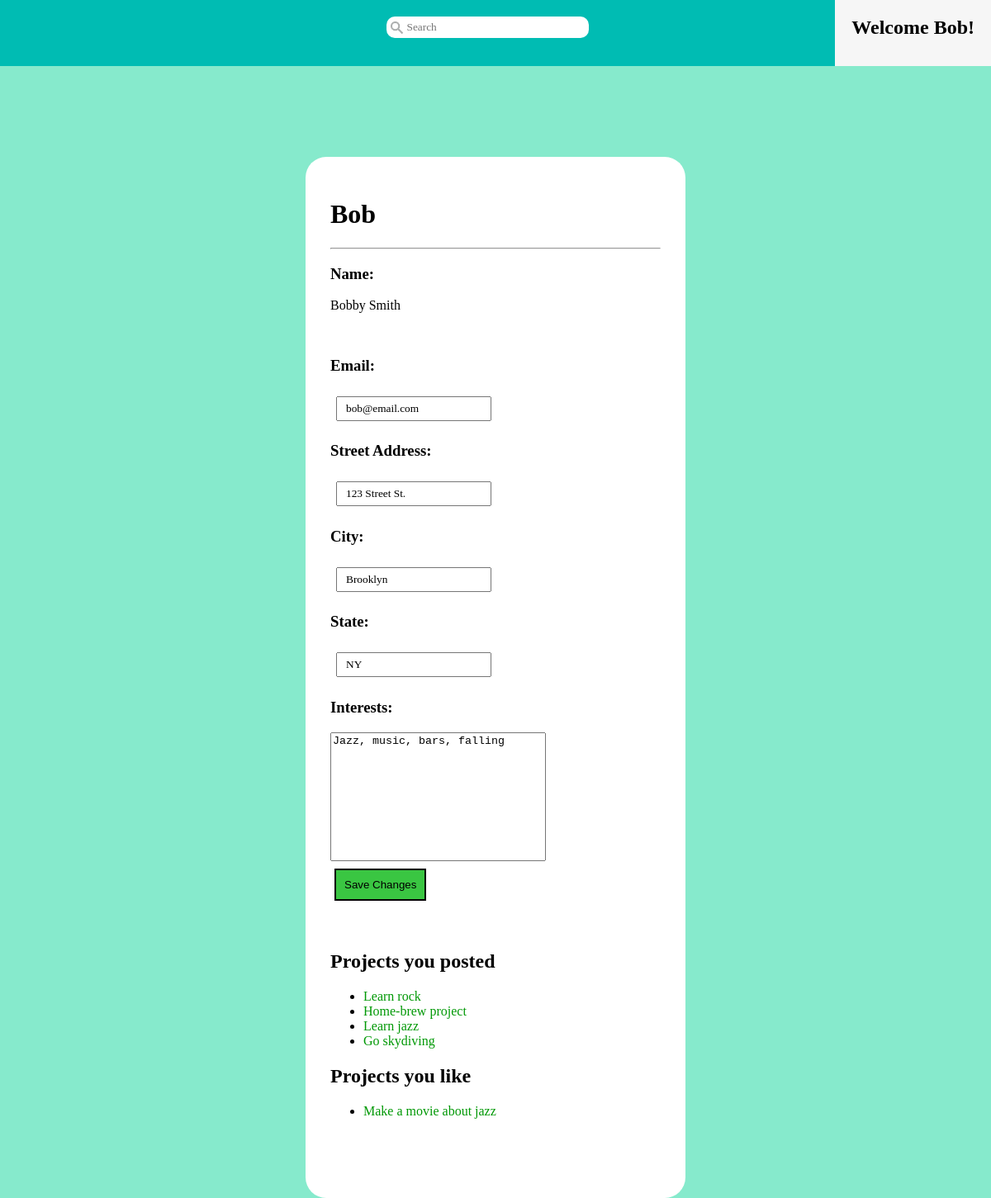
/?controller=pages&action=user&user=Bob (signed in), run on an earlier commit of the app's database.
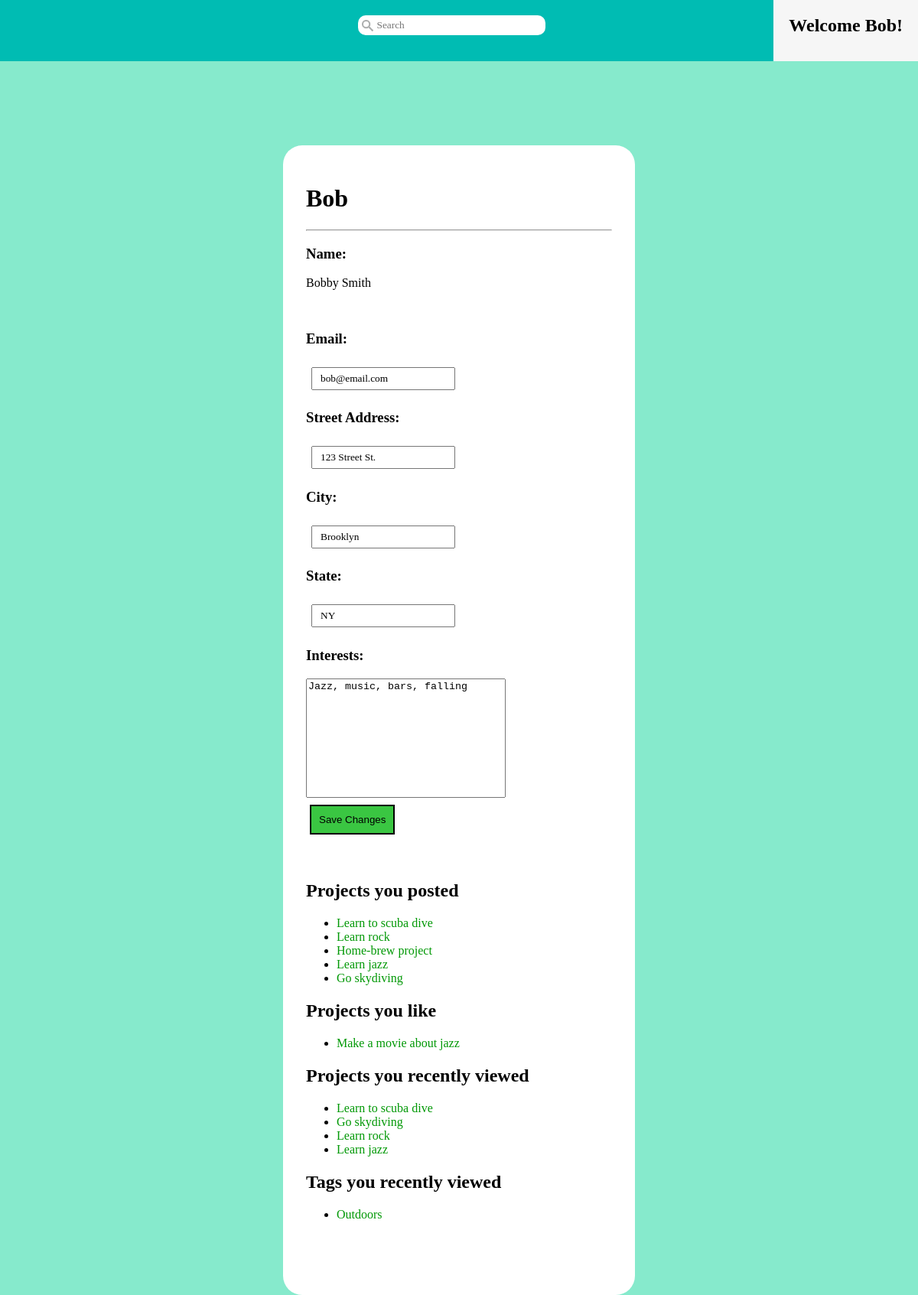
And on a later commit of the database.
### tables this page shows
CREATE TABLE Project (
  pid INTEGER NOT NULL,           --INTEGER primary keys autoincrement in SQLite3
  username VARCHAR(15) NOT NULL,
  pname VARCHAR(15) NOT NULL,
  description TEXT,
  post_time DATETIME NOT NULL,
  proj_completed BIT NOT NULL,    --if project has been completed yet
  completion_time DATETIME,       --date the project was completed
  minfunds REAL NOT NULL,
  maxfunds REAL NOT NULL,
  camp_end_time DATETIME NOT NULL,--date the campaign ends
  camp_finished BIT NOT NULL,     --if campaign is completed yet
  camp_success BIT NOT NULL,      --if the min funds were reached in time
  PRIMARY KEY (pid),
  FOREIGN KEY (username) REFERENCES User(username)
);

### index.php (called while the page is built, shortened)
<?php
    require_once('db.php');
    require_once('view/layout.php');
?>

### db.php (called while the page is built, shortened)
<?php
    class DB {
        private static $instance = null;
        private $db;
        private function __construct() {
            $dbname = $_SERVER['DOCUMENT_ROOT'].'/Flint/flint.db';
            $this->db = new PDO("sqlite:{$dbname}");
        }
        public static function getInstance() {
            if (!isset(self::$instance)) {
                self::$instance = new DB();
            }
            return self::$instance;
        }
        public function runSelect($query, $entries) {
            $db = $this->db;
            $statement = $db->prepare($query);
            if ($entries) {
                $statement->execute($entries);
            } else {
                $statement->execute();
            }
            $results = $statement->fetchAll();
            if ($results) {
                return $this->resultsToArray($results);
            } else {
                return [];
            }
        }
        public function resultsToArray($results) {
            $allitems = array();
            foreach ($results as $row) {
                $item = array();
                foreach (array_keys($row) as $key) {
                    if (gettype($key) != "integer") {
                        $item[$key] = $row[$key];
                    }
                }
                array_push($allitems, $item);
            }
            return($allitems);
        }
    }
?>

### model/user.php (called while the page is built, shortened)
<?php
    class User {
        public function __construct($username, $uname, $email, $str_addr, $ucity,
                $ustate, $interests, $ccn, $last_login) {
            $this->username = $username;
            $this->uname = $uname;
            $this->email = $email;
            $this->str_addr = $str_addr;
            $this->ucity = $ucity;
            $this->ustate = $ustate;
            $this->interests = $interests;
        }
        public static function getUser($username) {
            $db = DB::getInstance();
            $q = "SELECT * FROM User WHERE username=:u;";
            $results = $db->runSelect($q, array(":u" => $username));
            if ($results) {
                $row = $results[0];
                $user = new User(
                        $row['username'],
                        $row['uname'],
                        $row['email'],
                        $row['str_addr'],
                        $row['ucity'],
                        $row['ustate'],
                        $row['interests'],
                        $row['ccn'],
                        $row['last_login']
                    );
                return $user;
            } else {
                return null;
            }
        }
    }
?>

### model/project.php (called while the page is built, shortened)
<?php
    class Project {
        public function __construct($pid, $username, $pname, $description, $post_time,
                $proj_completed, $completion_time, $minfunds, $maxfunds, $camp_end_time,
                $camp_finished, $camp_success, $tags) {
            $this->pid = $pid;
            $this->pname = $pname;
        }
        public static function getProjectTags($pid) {
            $db = DB::getInstance();
            $q = "SELECT name AS tag_name FROM Project JOIN Ptags USING(pid) "
                ."JOIN Tags USING(tid) WHERE pid=:p;";
            $e = [':p' => $pid];
            $results = $db->runSelect($q, $e);
            $tags = [];
            if ($results) {
                foreach ($results as $row) {
                    $tags[] = $row['tag_name'];
                }
            }
            return $tags;
        }
        private static function getLikedProjectsByTime($username, $field) {
            $db = DB::getInstance();
            $q = "SELECT * FROM Project WHERE pid IN "
                    . "(SELECT pid FROM Likes WHERE username=:u) "
                    . "ORDER BY {$field} DESC;";
            $entries = array(":u" => $username);
            $results = $db->runSelect($q, $entries);
            if ($results) {
                $projects = [];
                foreach ($results as $row) {
                    $tags = self::getProjectTags($row['pid']);
                    $projects[] = new Project(
                            $row['pid'],
                            $row['username'],
                            $row['pname'],
                            $row['description'],
                            $row['post_time'],
                            $row['proj_completed'],
                            $row['completion_time'],
                            $row['minfunds'],
                            $row['maxfunds'],
                            $row['camp_end_time'],
                            $row['camp_finished'],
                            $row['camp_success'],
                            $tags
                        );
                }
                return $projects;
            } else {
                return [];
            }
        }
        public static function getProjectsByUsername($username) {
            $db = DB::getInstance();
            $q = "SELECT * FROM Project WHERE username=:u ORDER BY post_time DESC;";
            $entries = array(":u" => $username);
            $results = $db->runSelect($q, $entries);
            if ($results) {
                $projects = [];
                foreach ($results as $row) {
                    $tags = self::getProjectTags($row['pid']);
                    $projects[] = new Project(
                            $row['pid'],
                            $row['username'],
                            $row['pname'],
                            $row['description'],
                            $row['post_time'],
                            $row['proj_completed'],
                            $row['completion_time'],
                            $row['minfunds'],
                            $row['maxfunds'],
                            $row['camp_end_time'],
                            $row['camp_finished'],
                            $row['camp_success'],
                            $tags
                        );
                }
                return $projects;
            } else {
                return [];
            }
        }
        public static function getLikedProjectsByPostTime($username) {
            return self::getLikedProjectsByTime($username, 'post_time');
        }
    }
?>

### model/view_log.php (called while the page is built, shortened)
<?php
    class ViewLog {
        public static function getRecentProjectViews($username) {
            $db = DB::getInstance();
            $q = "SELECT pname, pid, MAX(vtime) FROM ProjectViews AS pv JOIN "
                ."Project USING(pid) WHERE pv.username=:u GROUP BY pid ORDER "
                ."BY vtime DESC;";
            $results = $db->runSelect($q, [':u' => $username]);
            if ($results) {
                $projects = [];
                foreach ($results as $row) {
                    $projects[] = ['pname' => $row['pname'], 'pid' => $row['pid']];
                }
                return $projects;
            } else {
                return [];
            }
        }
        public static function getRecentTagViews($username) {
            $db = DB::getInstance();
            $q = "SELECT tid, name, MAX(vtime) FROM TagViews JOIN Tags USING(tid) "
                ."WHERE username=:u GROUP BY tid, name ORDER BY vtime DESC;";
            $results = $db->runSelect($q, [':u' => $username]);
            if ($results) {
                $tags = [];
                foreach ($results as $row) {
                    $tags[] = $row['name'];
                }
                return $tags;
            } else {
                return [];
            }
        }
    }
?>

### view/pages/user_view.php (the view, shortened to what the changed rows need)
<link rel='stylesheet' href='/Flint/view/pages/css/user.css'>
<div id="container">
    <h1 id='username'><?php echo $user->username; ?></h1>
    <hr />
    <h3>Name:</h3>
    <p><?php echo $user->uname; ?></p>
    <br />
    <?php
        $owner = $_SESSION['username'] == $username;
        if ($owner) {
            ?>
            <h3>Email:</h3>
            <input id='email' type='text' value='<?php echo $user->email; ?>'>
            <br />
            <h3>Street Address:</h3>
            <input id='str-addr' type='text' value='<?php echo $user->str_addr; ?>'>
            <br />
            <h3>City:</h3>
            <input id='city' type='text' value='<?php echo $user->ucity; ?>'>
            <br />
            <h3>State:</h3>
            <input id='state' type='text' value='<?php echo $user->ustate; ?>'>
            <br />
            <h3>Interests:</h3>
            <textarea id='interests' rows='10' cols='30'><?php echo $user->interests; ?></textarea>
            <br />
            <button id='save-button' type='button'
                onclick='saveChanges()'>Save Changes</button>
            <br />
            <br />
            <?php
        }
    ?>
    <br />
<?php
    if ($ownedProjects) {
        if ($owner) {
            echo "<h2>Projects you posted</h2>";
        } else {
            echo "<h2>Projects Posted by ".$username."</h2>";
        }
        echo "<ul>";
        foreach($ownedProjects as $project) {
            $html = "<a class='entry-title'
                        href='/Flint/?controller=pages&action=project&pid="
                        . $project->pid
                        . "'>"
                        . $project->pname ."
                    </a>
            ";
            echo "<li>" . $html . "</li>";
        }
        echo "</ul>";
    }
    if ($likedProjects) {
        if ($owner) {
            echo "<h2>Projects you like</h2>";
        } else {
            echo "<h2>Projects that ".$username." likes</h2>";
        }
        echo "<ul>";
        foreach($likedProjects as $project) {
            $html = "<a class='entry-title'
                        href='/Flint/?controller=pages&action=project&pid="
                        . $project->pid
                        . "'>"
                        . $project->pname ."
                    </a>
            ";
            echo "<li>" . $html . "</li>";
        }
        echo "</ul>";
    }
    if ($viewedProjects) {
        if ($owner) {
            echo "<h2>Projects you recently viewed</h2>";
        } else {
            echo "<h2>Projects recently viewed by ".$username."</h2>";
        }
        echo "<ul>";
        foreach($viewedProjects as $projArray) {
            $pname = $projArray['pname'];
            $pid = $projArray['pid'];
            $html = "<a class='entry-title'
                        href='/Flint/?controller=pages&action=project&pid="
                        . $pid
                        . "'>"
                        . $pname ."
                    </a>
            ";
            echo "<li>" . $html . "</li>";
        }
        echo "</ul>";
    }
    if ($viewedTags) {
        if ($owner) {
            echo "<h2>Tags you recently viewed</h2>";
        } else {
            echo "<h2>Tags recently viewed by ".$username."</h2>";
        }
        echo "<ul>";
        foreach($viewedTags as $tag_name) {
            $html = "<a class='entry-title'
                        href='/Flint/?controller=pages&action=tag&tag="
                        . $tag_name
                        . "'>"
                        . $tag_name ."
                    </a>
            ";
            echo "<li>" . $html . "</li>";
        }
        echo "</ul>";
    }
?>
</div>

What changed in the data, as far as the page shows it:
added project: pname "Learn to scuba dive", shown under "Projects you posted"
Also different on the page:
text now shown: "Projects you recently viewed Tags you recently viewed"
new list line: "Learn to scuba dive"
new list line: "Go skydiving"
new list line: "Learn rock"
new list line: "Learn jazz"
new list line: "Outdoors"
